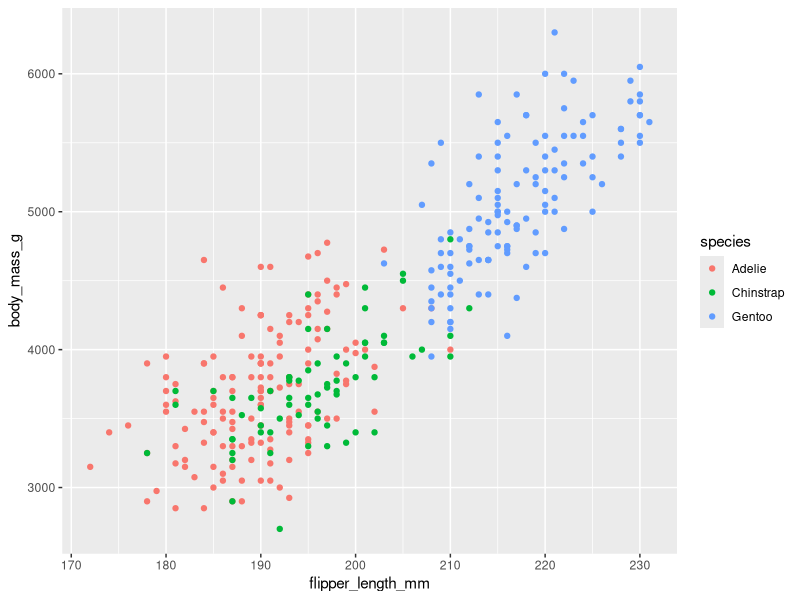
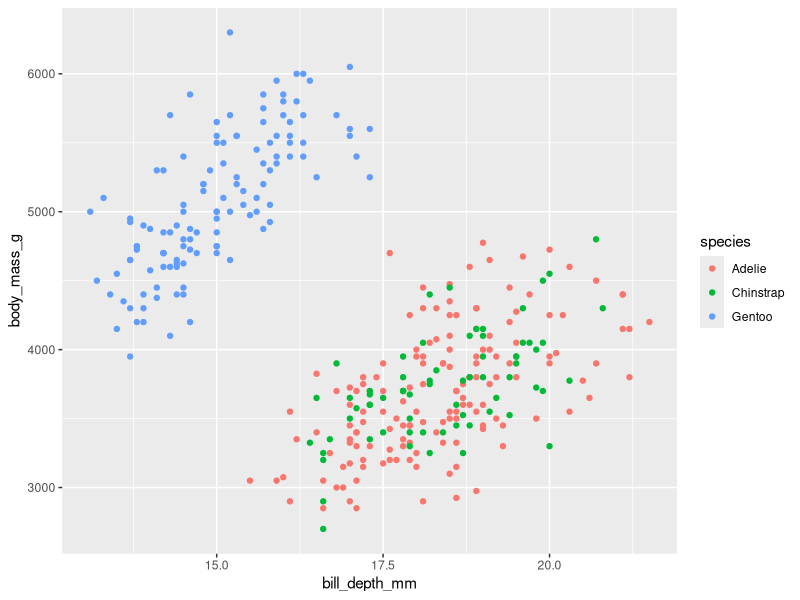
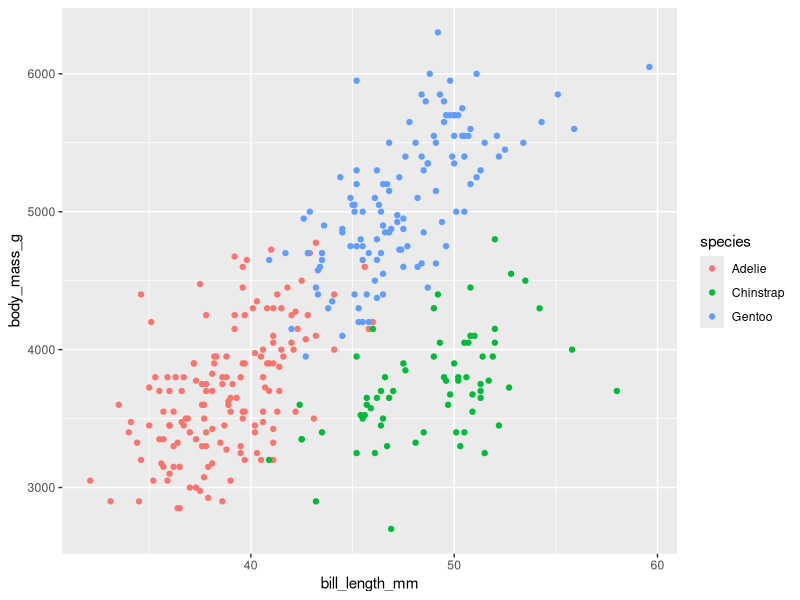
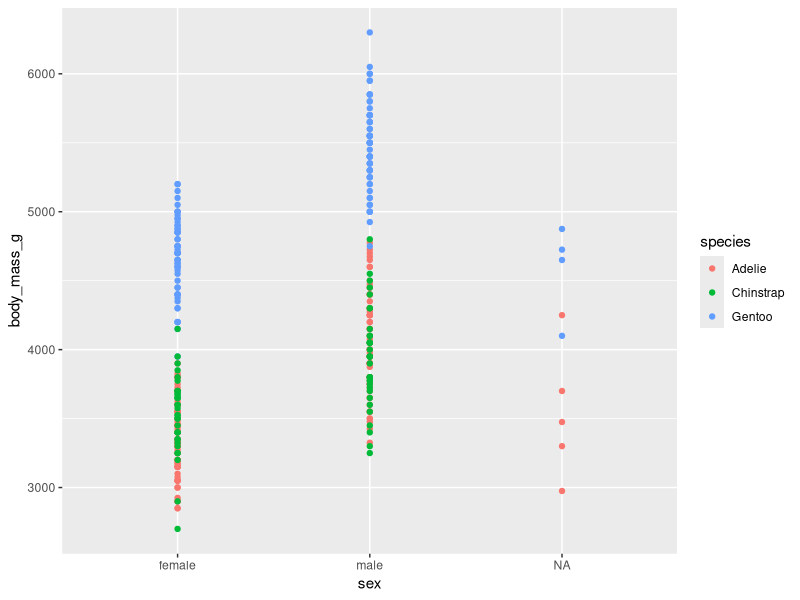
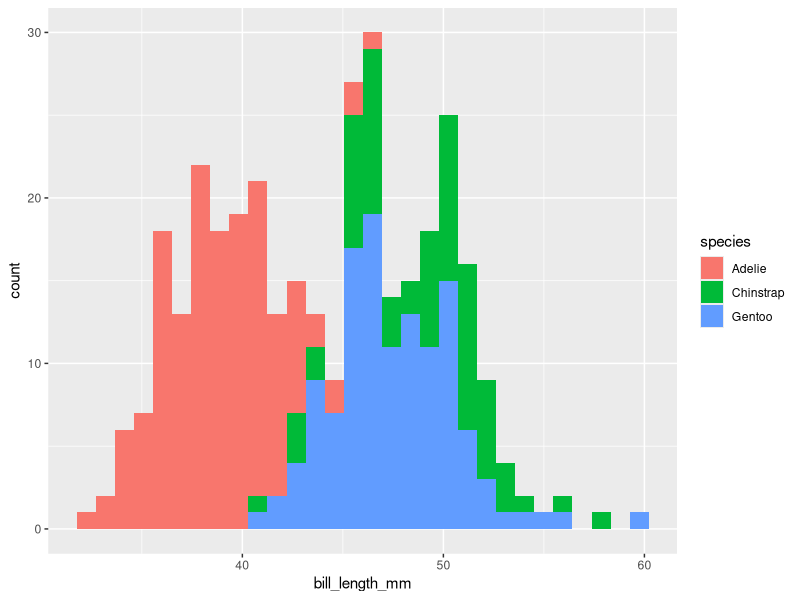
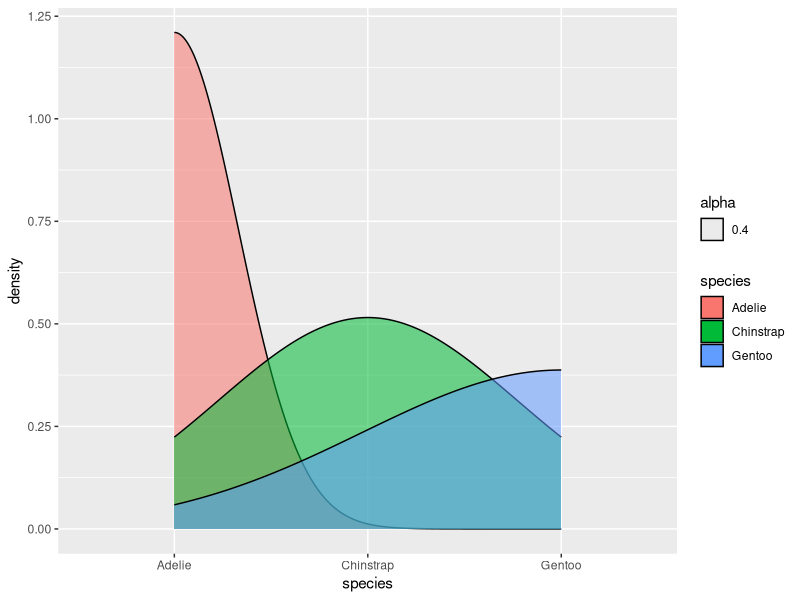

Write the R code that produced these figures, in order.
install.packages("tidyverse")
install.packages("palmerpenguins")

library(ggplot2)
library(tidyverse)
library(dplyr)
library(palmerpenguins)

data("penguins")
View(penguins)

# Assessing the dataset
head(penguins)
tail(penguins)

colnames(penguins)

# let us asses the structure of the dataset
str(penguins)

#glimpse the dataset
glimpse(penguins)

#count the penguin's species in the dataset
x = penguins %>%
  count(species)

#summary of the dataset
summary(penguins)

#looking for duplicated rows
n_distinct(penguins)

# checking correlation between numeric variables
penguins %>% 
  drop_na() %>% 
  select_if(is.numeric) %>% 
  cor()

penguins %>%
    drop_na()

ggplot(penguins) +
  geom_point(aes(flipper_length_mm, body_mass_g, color = species))

ggplot(penguins) +
  geom_point(aes(bill_depth_mm, body_mass_g, color = species))

ggplot(penguins) +
  geom_point(aes(bill_length_mm, body_mass_g, color = species))

ggplot(penguins) +
  geom_point(aes(sex, body_mass_g, color = species))

ggplot(penguins) +
  geom_histogram(aes(x=bill_length_mm, fill = species))




ggplot(penguins) +
  geom_density(aes(x = species, fill = species, alpha = 0.4))
